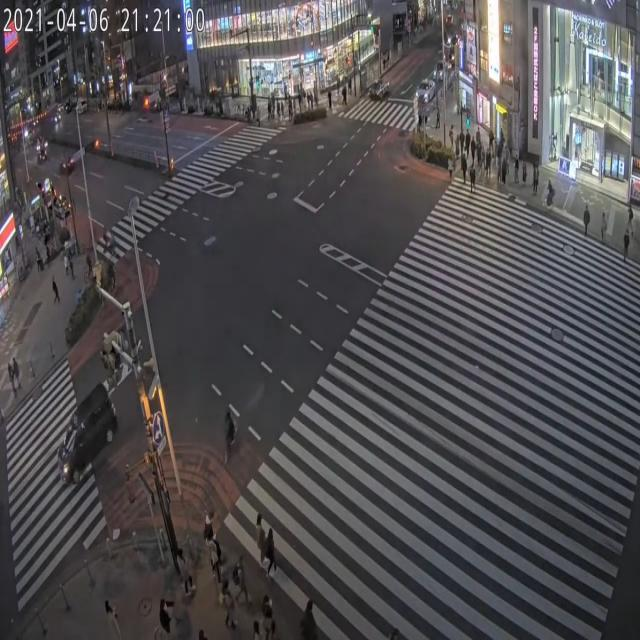
#> input picture pedestrian crosswalk detection.v2i.yolov11/test/images/Pedistrian-Crosswalk-detection_mp4-17_jpg.rf.ba16cee71f22ed851871b13e6d0924d7.jpg, 640 x 640 px
$ python -i crosswalk_roi.py   (imports and definitions only)
#> lines starting #> are read from the running program, lines starting #| are printed output that depends on the picture; after the words box and inside, x2 and y2 are one past the last pixel; in counts of white or black regions, pixels touching at a corner belong together
#> further down, picture is the input picture: shape (640, 640, 3); mean B, G, R 80.8, 78.4, 80.7
"""명암 대비와 반복되는 평행 도색 띠로 횡단보도 후보를 추정합니다."""
import math

import cv2
import numpy as np


def detect_crosswalk_roi(frame):
    """반복되는 평행 도색 띠를 명암과 회전 사각형으로 묶어 영역을 추정합니다."""
    height, width = frame.shape[:2]
    scale = min(1.0, 960.0 / max(width, height))
    small = cv2.resize(frame, (round(width*scale), round(height*scale))) if scale < 1 else frame
    sh, sw = small.shape[:2]
    gray = cv2.cvtColor(small, cv2.COLOR_BGR2GRAY)
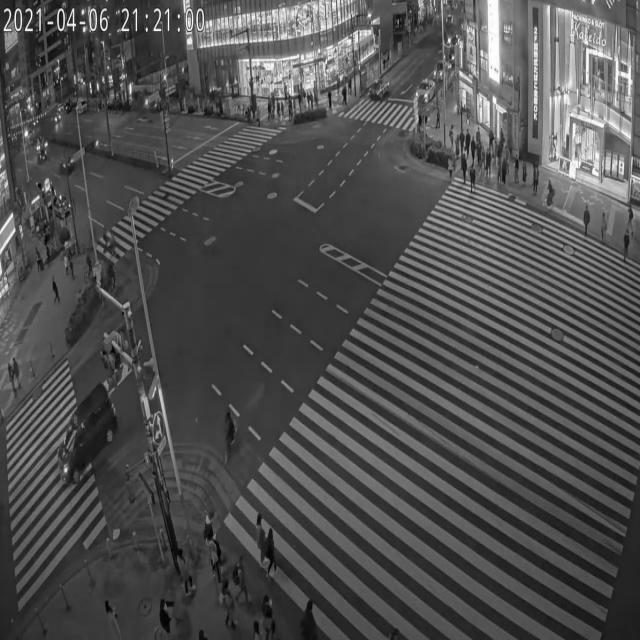
#> gray: shape (640, 640); min 0, max 255, mean 79.4
    hsv = cv2.cvtColor(small, cv2.COLOR_BGR2HSV)
#> hsv: shape (640, 640, 3); mean H, S, V 92.9, 27.5, 84.9
    gray = cv2.GaussianBlur(gray, (3, 3), 0)
    size = max(15, (round(max(sw,sh)*.055) // 2)*2+1)
    contrast = cv2.morphologyEx(gray, cv2.MORPH_TOPHAT, np.ones((size,size),np.uint8))
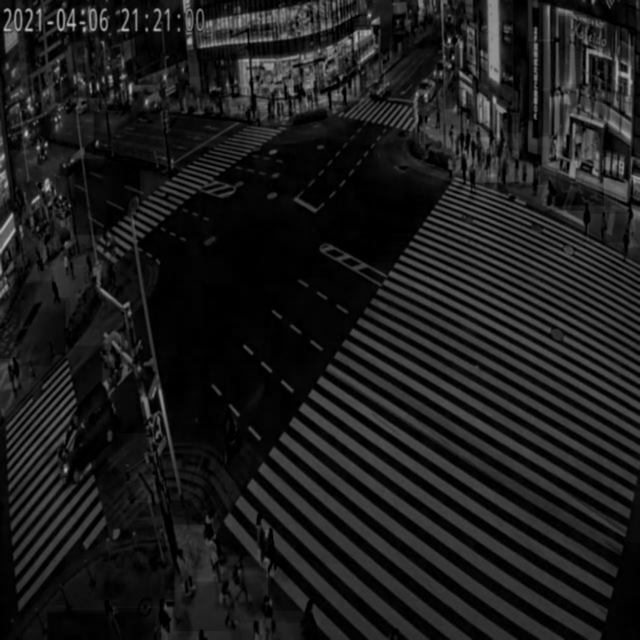
#> contrast: shape (640, 640); min 0, max 192, mean 28.2
    level, _ = cv2.threshold(contrast, 0, 255, cv2.THRESH_BINARY + cv2.THRESH_OTSU)
#> level = 36
    _, mask = cv2.threshold(contrast, max(12,level), 255, cv2.THRESH_BINARY)
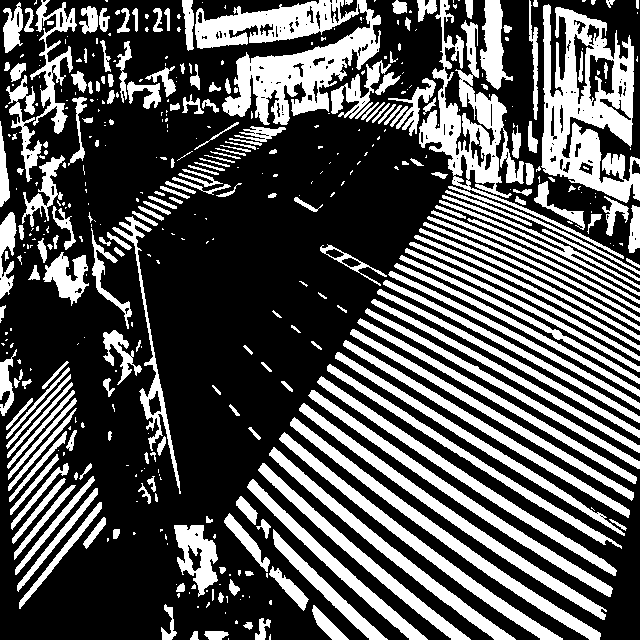
#> mask: shape (640, 640); 33.4% white; 462 white regions (232 under 20 px), largest, box (x1, y1, x2, y2) and area: (195, 0, 381, 125) 10834, (541, 4, 640, 203) 10493, (419, 0, 624, 259) 7145
    mask[hsv[:, :, 1] > 120] = 0
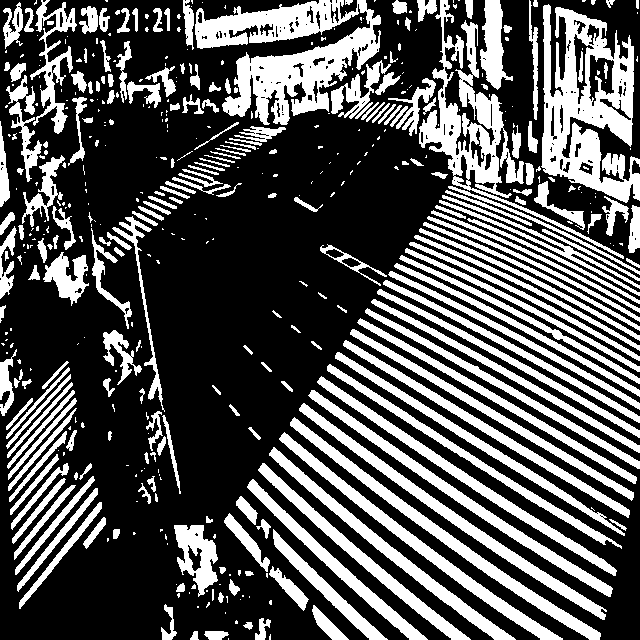
#> mask: shape (640, 640); 33.2% white; 474 white regions (240 under 20 px), largest, box (x1, y1, x2, y2) and area: (195, 0, 381, 125) 10833, (541, 4, 640, 203) 10488, (419, 0, 624, 259) 7081
    mask = cv2.morphologyEx(mask, cv2.MORPH_OPEN, np.ones((3, 3), np.uint8))
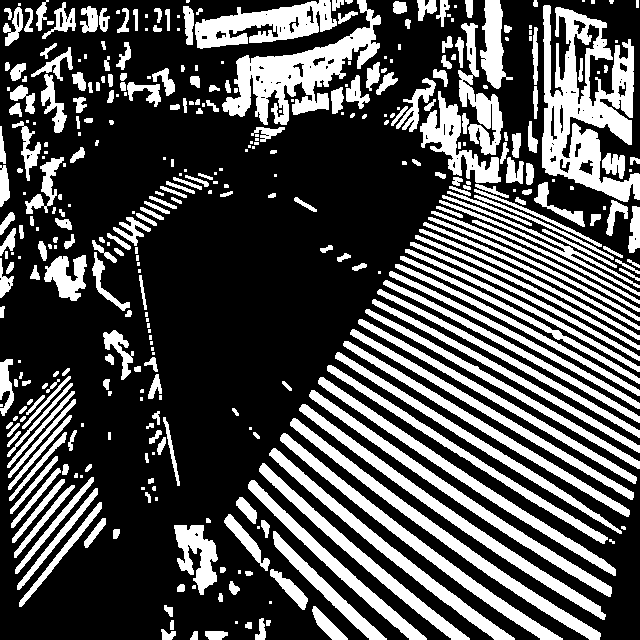
#> mask: shape (640, 640); 31.5% white; 387 white regions (120 under 20 px)
    contours, _ = cv2.findContours(mask, cv2.RETR_EXTERNAL, cv2.CHAIN_APPROX_SIMPLE)
#> contours = 386 contours, 157 with area under 20; largest, box (x1, y1, x2, y2) and area: (542, 5, 640, 202) 10320, (222, 0, 381, 125) 6166, (290, 418, 601, 640) 3724, (195, 0, 337, 49) 3572, (280, 433, 563, 640) 3456
    stripes = []
    edge = max(sw, sh)
    for contour in contours:
        area = cv2.contourArea(contour)
        if area < max(10, sw*sh*.000025) or area > sw*sh*.12:
            continue
        rect = cv2.minAreaRect(contour)
        rw, rh = rect[1]
        long_side, short_side = max(rw, rh), min(rw, rh)
        if short_side < 2 or long_side < edge*.025 or long_side > edge*.45 or not 1.8 <= long_side/short_side <= 25:
            continue
        if area / max(1, rw*rh) < .5:
            continue
        box = cv2.boxPoints(rect)
        edges = np.roll(box, -1, axis=0) - box
        vector = edges[np.argmax(np.linalg.norm(edges, axis=1))]
        direction = vector / max(1e-6, np.linalg.norm(vector))
        angle = math.atan2(float(direction[1]), float(direction[0])) % math.pi
        stripes.append({'center': np.array(rect[0]), 'long': long_side, 'short': short_side,
                        'angle': angle, 'direction': direction, 'area': area, 'contour': contour})
#> this loop made 386 passes
#> (area, rect, rw, rh, long_side, short_side) on passes 2 to 4: (40, ((193.5, 635), (8, 7), -90), 8, 7, 8, 7), (88.5, ((168, 634), (10, 14), -90), 10, 14, 14, 10), (30, ((248, 625), (6, 6), -90), 6, 6, 6, 6)
#> after the loop, stripes = 76 items
    stripes = sorted(stripes, key=lambda stripe: stripe['area'], reverse=True)[:200]
    parents = list(range(len(stripes)))
#> parents = 76 values from 0 to 75
    def find(index):
        while parents[index] != index:
            parents[index] = parents[parents[index]]
            index = parents[index]
        return index
    for i, one in enumerate(stripes):
        for j in range(i):
            two = stripes[j]
            angle_delta = abs(one['angle']-two['angle'])
            angle_delta = min(angle_delta, math.pi-angle_delta)
            if angle_delta > math.radians(20):
                continue
            if min(one['long'], two['long'])/max(one['long'], two['long']) < .45:
                continue
            delta = one['center']-two['center']
            longest = max(one['long'], two['long'])
            if np.linalg.norm(delta) > longest*.75:
                continue
            if abs(float(np.dot(delta, one['direction']))) > longest*.3:
                continue
            parents[find(i)] = find(j)
#> this loop made 76 passes
#> after the loop, parents = 76 values, max 75 at index 75, min 0 at index 0, mean 35.84
    groups = {}
    for index, stripe in enumerate(stripes):
        groups.setdefault(find(index), []).append(stripe)
#> after the loop, groups = 51 items
    best, best_score = None, 0
    for group in groups.values():
        if len(group) < 4:
            continue
        points = np.concatenate([s['contour'] for s in group])
        x, y, w, h = cv2.boundingRect(points)
        if w*h < sw*sh*.008:
            continue
        coverage = sum(s['area'] for s in group)/(w*h)
        if not .08 <= coverage <= .85:
            continue
        score = sum(s['area'] for s in group)*math.sqrt(len(group))
        if score > best_score:
            padding = max(2, round(np.median([s['short'] for s in group])*.5))
            left, top = max(0,x-padding), max(0,y-padding)
            right, bottom = min(sw,x+w+padding), min(sh,y+h+padding)
            best = [left/sw, top/sh, (right-left)/sw, (bottom-top)/sh]
            best_score = score
#> this loop made 51 passes
#> (x, y, w, h, coverage, score, padding, left) on pass 5: (7, 376, 95, 231, 0.233, 18402.7, 3, 4)
#> after the loop, best_score = 18402.7; bottom = 610; left = 4; padding = 3; right = 105; top = 373
    return best

>>> import cv2
>>> picture = cv2.imread('../../pedestrian crosswalk detection.v2i.yolov11/test/images/Pedistrian-Crosswalk-detection_mp4-17_jpg.rf.ba16cee71f22ed851871b13e6d0924d7.jpg')
>>> result = detect_crosswalk_roi(picture)
#> result = [0.00625, 0.583, 0.158, 0.37]

$ run again, on pedestrian crosswalk detection.v2i.yolov11/test/images/Pedistrian-Crosswalk-detection_mp4-23_jpg.rf.cc7f7fef645e2ef862cec093a0278205.jpg
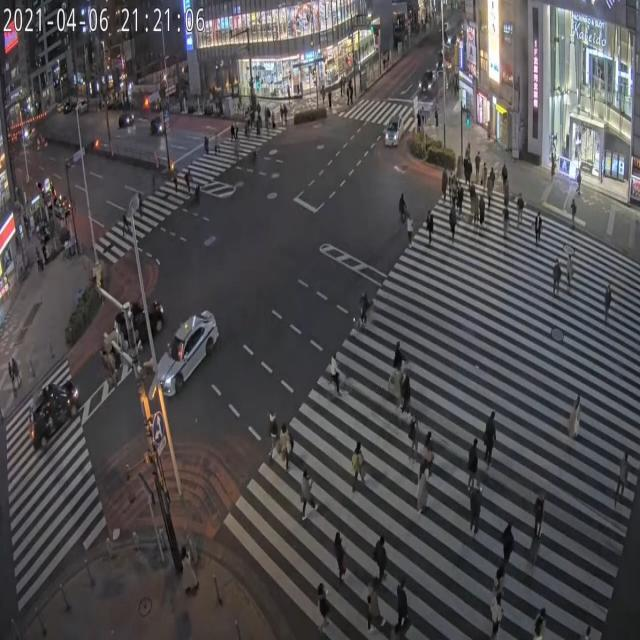
#> input picture pedestrian crosswalk detection.v2i.yolov11/test/images/Pedistrian-Crosswalk-detection_mp4-23_jpg.rf.cc7f7fef645e2ef862cec093a0278205.jpg, 640 x 640 px
#> picture is the input picture: shape (640, 640, 3); mean B, G, R 79.4, 77.7, 80.1
#> hsv: shape (640, 640, 3); mean H, S, V 88.2, 26.6, 83.8
#> in detect_crosswalk_roi, `contrast = cv2.morphologyEx(gray, cv2.MORPH_TOPHAT, np.ones((size,size..`:
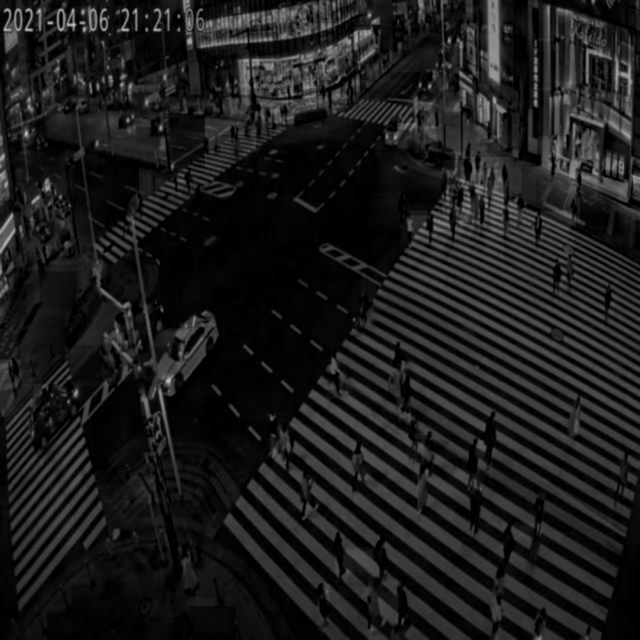
#> contrast: shape (640, 640); min 0, max 196, mean 28.3
#> level = 37
#> in detect_crosswalk_roi, `mask = cv2.morphologyEx(mask, cv2.MORPH_OPEN, np.ones((3, 3), np.uint8))`:
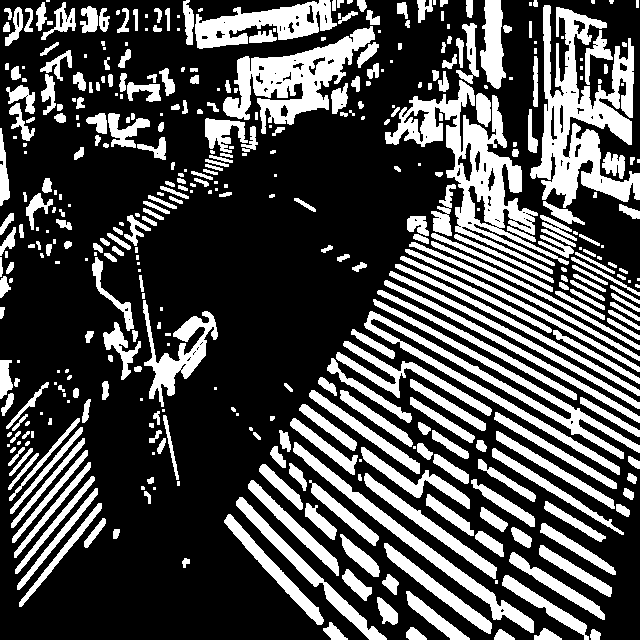
#> mask: shape (640, 640); 30.3% white; 428 white regions (120 under 20 px)
#> contours = 427 contours, 160 with area under 20; largest, box (x1, y1, x2, y2) and area: (530, 5, 640, 208) 9333, (385, 80, 569, 274) 8805, (223, 26, 375, 134) 5995, (364, 299, 640, 475) 5439, (195, 0, 337, 49) 3378
#> the loop in detect_crosswalk_roi, `for contour in contours:` made 427 passes
#> (area, rect, rw, rh, long_side, short_side, vector, direction) on passes 7, 9, 13: (756.5, ((434.5, 618.8), (12.71, 79.19), -51.79), 12.71, 79.19, 79.19, 12.71, [-62.22, -48.99], [-0.786, -0.619]), (998.5, ((546.7, 606.4), (13.36, 104.8), -56.63), 13.36, 104.8, 104.8, 13.36, [-87.53, -57.64], [-0.835, -0.55]), (1035, ((557.5, 586), (11.26, 113.9), -57.86), 11.26, 113.9, 113.9, 11.26, [96.41, 60.57], [0.847, 0.532])
#> after the loop in detect_crosswalk_roi, `for contour in contours:`: stripes = 125 items
#> in detect_crosswalk_roi, `parents = list(range(len(stripes)))`: parents = 125 values from 0 to 124
#> the loop in detect_crosswalk_roi, `for i, one in enumerate(stripes):` made 125 passes
#> after the loop in detect_crosswalk_roi, `for i, one in enumerate(stripes):`: parents = 125 values, max 124 at index 124, min 0 at index 0, mean 53.9
#> the loop in detect_crosswalk_roi, `for index, stripe in enumerate(stripes):` made 125 passes
#> after the loop in detect_crosswalk_roi, `for index, stripe in enumerate(stripes):`: groups = 65 items
#> the loop in detect_crosswalk_roi, `for group in groups.values():` made 65 passes
#> (x, y, w, h, coverage, score, padding, left) on passes 2 to 3: (224, 390, 196, 250, 0.184, 28517.4, 5, 219), (364, 233, 276, 407, 0.143, 75405.5, 4, 360)
#> after the loop in detect_crosswalk_roi, `for group in groups.values():`: best_score = 75405.5; bottom = 640; left = 360; padding = 4; right = 640; top = 229
#> result = [0.562, 0.358, 0.438, 0.642]

$ run again, on pedestrian crosswalk detection.v2i.yolov11/test/images/Pedistrian-Crosswalk-detection_mp4-46_jpg.rf.7658dd40bc2dd52df325456de530d9e0.jpg
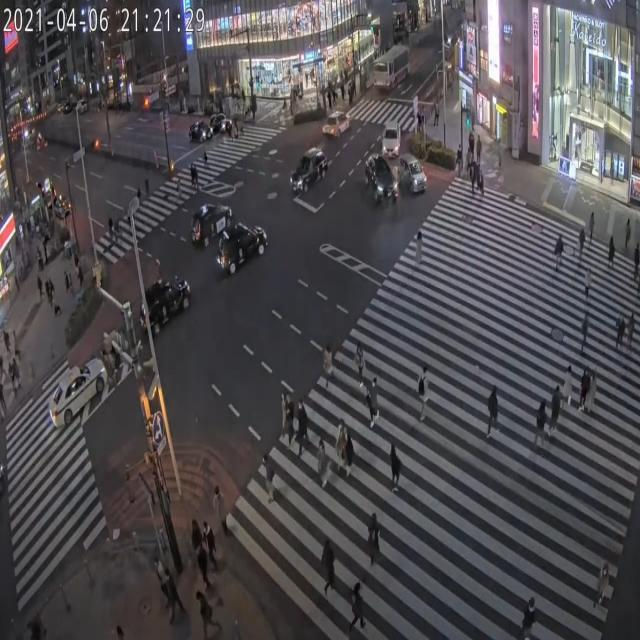
#> input picture pedestrian crosswalk detection.v2i.yolov11/test/images/Pedistrian-Crosswalk-detection_mp4-46_jpg.rf.7658dd40bc2dd52df325456de530d9e0.jpg, 640 x 640 px
#> picture is the input picture: shape (640, 640, 3); mean B, G, R 79.5, 76.2, 79.1
#> hsv: shape (640, 640, 3); mean H, S, V 101.3, 27.5, 83.2
#> in detect_crosswalk_roi, `contrast = cv2.morphologyEx(gray, cv2.MORPH_TOPHAT, np.ones((size,size..`:
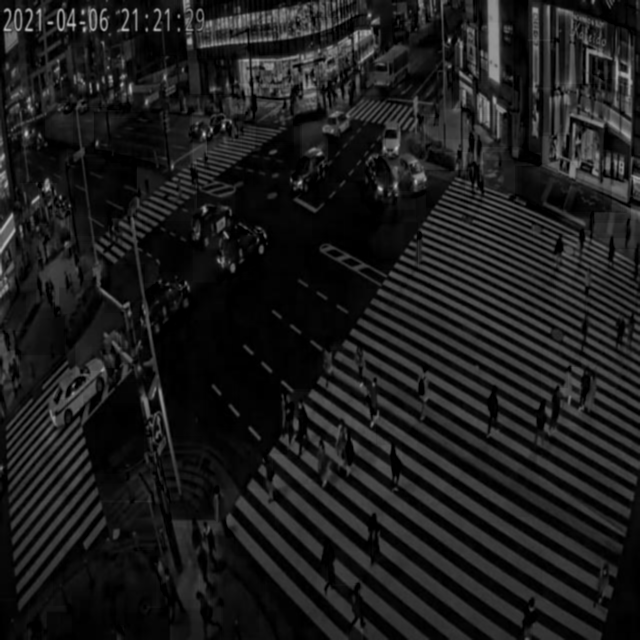
#> contrast: shape (640, 640); min 0, max 192, mean 28.1
#> level = 36
#> in detect_crosswalk_roi, `mask = cv2.morphologyEx(mask, cv2.MORPH_OPEN, np.ones((3, 3), np.uint8))`:
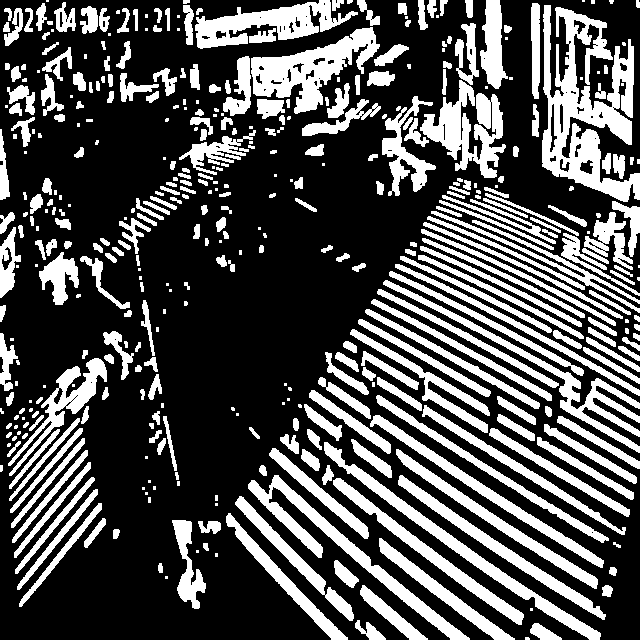
#> mask: shape (640, 640); 31.2% white; 435 white regions (123 under 20 px)
#> contours = 435 contours, 169 with area under 20; largest, box (x1, y1, x2, y2) and area: (542, 5, 640, 202) 8907, (251, 27, 380, 114) 4497, (248, 475, 470, 640) 3563, (195, 0, 358, 49) 3349, (420, 80, 506, 178) 3342
#> the loop in detect_crosswalk_roi, `for contour in contours:` made 435 passes
#> (area, rect, rw, rh, long_side, short_side, vector, direction) on passes 6, 10, 22: (840.5, ((391.3, 615.8), (12.43, 84.5), -49.6), 12.43, 84.5, 84.5, 12.43, [-64.35, -54.77], [-0.762, -0.648]), (300, ((343.6, 573.8), (11.97, 31.52), -48.01), 11.97, 31.52, 31.52, 11.97, [-23.43, -21.08], [-0.743, -0.669]), (643.5, ((60.28, 554.7), (131.7, 6.55), -51.07), 131.7, 6.55, 131.7, 6.55, [82.72, -102.4], [0.628, -0.778])
#> after the loop in detect_crosswalk_roi, `for contour in contours:`: stripes = 98 items
#> in detect_crosswalk_roi, `parents = list(range(len(stripes)))`: parents = 98 values from 0 to 97
#> the loop in detect_crosswalk_roi, `for i, one in enumerate(stripes):` made 98 passes
#> after the loop in detect_crosswalk_roi, `for i, one in enumerate(stripes):`: parents = 98 values, max 95 at index 95, min 0 at index 0, mean 44.35
#> the loop in detect_crosswalk_roi, `for index, stripe in enumerate(stripes):` made 98 passes
#> after the loop in detect_crosswalk_roi, `for index, stripe in enumerate(stripes):`: groups = 48 items
#> the loop in detect_crosswalk_roi, `for group in groups.values():` made 48 passes
#> (x, y, w, h, coverage, score, padding, left) on pass 2: (226, 255, 414, 385, 0.17, 129624.1, 5, 221)
#> after the loop in detect_crosswalk_roi, `for group in groups.values():`: best_score = 129624.1; bottom = 640; left = 221; padding = 5; right = 640; top = 250
#> result = [0.345, 0.391, 0.655, 0.609]
